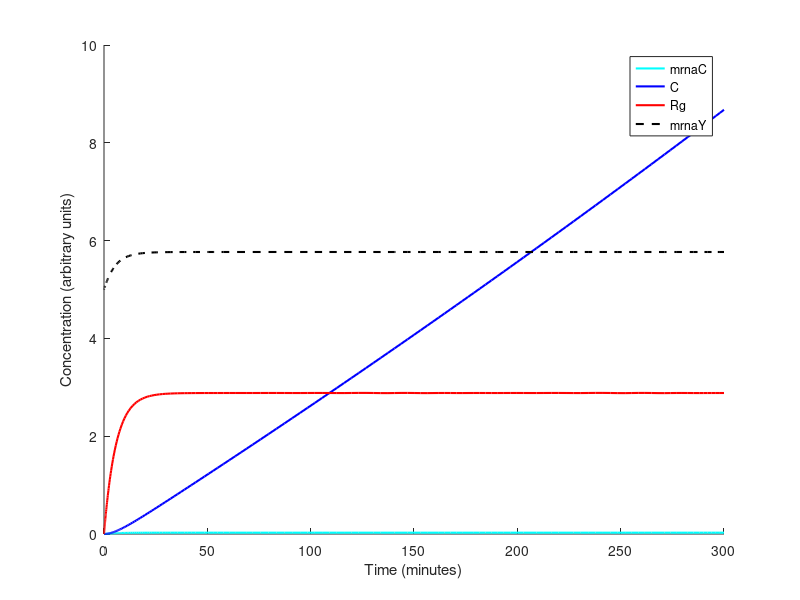

Write the MATLAB code that produced this figure.
%Basic model for the CRISPR system
% Two main reactions:
% C + Rg <-k_minus, k_plus-> CRg
% CRg + O <-k_2, k_1-> CRgO
% Where "O" I believe is a repressor for YFP

function crispr_model

clear all

%declare model parameters
% Production and degradation terms
global alpha_mrnaC
global alpha_mrnaY
global alpha_Rg
global alpha0_mrnaY
global beta_C
global gamma_C
global gamma_mrnaC
global gamma_Rg
global gamma_mrnaY

% Reaction rate constants
global k_minus
global k_plus
global K_a
global n

%assign parameter values
% Production and degradation terms
alpha_mrnaC=0.0047;
alpha_mrnaY=0.0047;
alpha_Rg=0.0047;
alpha_Rg=0.5;
alpha0_mrnaY=1.0;
beta_C=1.0;
gamma_C=-5.6408*10^-4;
gamma_mrnaC=0.1734;
gamma_Rg=0.1734;
gamma_mrnaY=0.1734;

% Reaction rate constants
k_minus=1.0;
k_plus=1.0;
K_a=0.28;
n=2.5;

% Set simulation parameters
ODEFUN=@crispr_ode;
options=odeset('Refine', 6);
Tend=300;

% Set initial condition: state = [mrnaC, C, Rg, mrnaY]
x0=[0, 0, 0, 5]';

% Run simulation
[t,S]=ode45(ODEFUN, [0,Tend], x0, options);

% Make a plot
figure(1)
hold on
plot(t, S(:,1), 'c', 'Linewidth', 1.5)
plot(t, S(:,2), 'b', 'Linewidth', 1.5)
plot(t, S(:,3), 'r', 'Linewidth', 1.5)
plot(t, S(:,4), 'k--', 'Linewidth', 1.5)
legend('mrnaC', 'C', 'Rg', 'mrnaY', 'Location','Best')
xlabel('Time (minutes)')
ylabel('Concentration (arbitrary units)')

end

% ODE model
function dS=crispr_ode(t,s)

    % Production and degradation terms
    global alpha_mrnaC
    global alpha_mrnaY
    global alpha_Rg
    global alpha0_mrnaY
    global beta_C
    global gamma_C
    global gamma_mrnaC
    global gamma_Rg
    global gamma_mrnaY

    % Reaction rate constants
    global k_minus
    global k_plus
    global K_a
    global n

    % Differential terms
    mrnaC=s(1); % dCas9 mRNA
    C=s(2); % dCas9
    Rg=s(3); % sgRNA
    mrnaY=s(4); % mRNA to produce YFP

    % Non-differential terms from QSSA
    K = k_plus/k_minus;
    CRg = K*C*Rg;

    mrnaC_dt= alpha_mrnaC - gamma_mrnaC*mrnaC;
    C_dt= beta_C*mrnaC - gamma_C*C + k_minus*CRg - k_plus*C*Rg;
    Rg_dt=alpha_Rg - gamma_Rg*Rg + k_minus*CRg - k_plus*C*Rg;
    mrnaY_dt=alpha_mrnaY/(1 + (CRg/K_a)^n) - gamma_mrnaY*mrnaY + alpha0_mrnaY;

    dS=[mrnaC_dt, C_dt, Rg_dt, mrnaY_dt]';
end
